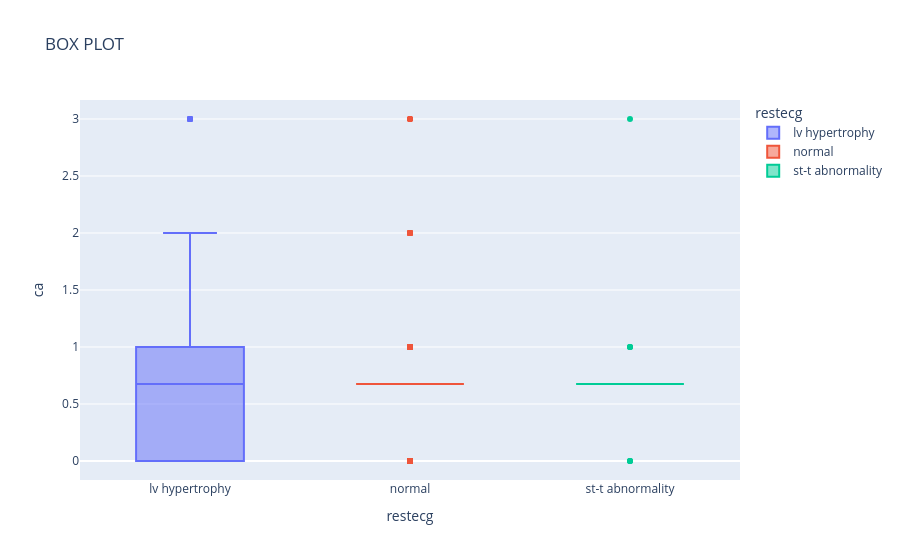

Notebook code for this chart:
### Code cell
import plotly .io as pio
fig = px.box(
    df, 
    x="restecg",
    y="ca",
    color="restecg",
    title="BOX PLOT"
) 
fig.show()

### Figure 1 — Plotly figure (JSON) as saved in the notebook; plotly's stock layout.template omitted (floating-point values rounded to 4 significant figures; data arrays with more than 128 entries replaced by an {"elided": "..."} marker saying what was removed)
{"data": [{"alignmentgroup": "True", "hovertemplate": "restecg=%{x}<br>ca=%{y}<extra></extra>", "legendgroup": "lv hypertrophy", "marker": {"color": "#636efa"}, "name": "lv hypertrophy", "notched": false, "offsetgroup": "lv hypertrophy", "orientation": "v", "showlegend": true, "type": "box", "x": {"elided": "188 str values"}, "x0": " ", "xaxis": "x", "y": {"elided": "188 float values"}, "y0": " ", "yaxis": "y"}, {"alignmentgroup": "True", "hovertemplate": "restecg=%{x}<br>ca=%{y}<extra></extra>", "legendgroup": "normal", "marker": {"color": "#EF553B"}, "name": "normal", "notched": false, "offsetgroup": "normal", "orientation": "v", "showlegend": true, "type": "box", "x": {"elided": "553 str values"}, "x0": " ", "xaxis": "x", "y": {"elided": "553 float values"}, "y0": " ", "yaxis": "y"}, {"alignmentgroup": "True", "hovertemplate": "restecg=%{x}<br>ca=%{y}<extra></extra>", "legendgroup": "st-t abnormality", "marker": {"color": "#00cc96"}, "name": "st-t abnormality", "notched": false, "offsetgroup": "st-t abnormality", "orientation": "v", "showlegend": true, "type": "box", "x": {"elided": "179 str values"}, "x0": " ", "xaxis": "x", "y": {"elided": "179 float values"}, "y0": " ", "yaxis": "y"}], "layout": {"boxmode": "overlay", "legend": {"title": {"text": "restecg"}, "tracegroupgap": 0}, "title": {"text": "BOX PLOT"}, "xaxis": {"anchor": "y", "categoryarray": ["lv hypertrophy", "normal", "st-t abnormality"], "categoryorder": "array", "domain": [0, 1], "title": {"text": "restecg"}}, "yaxis": {"anchor": "x", "domain": [0, 1], "title": {"text": "ca"}}}}
